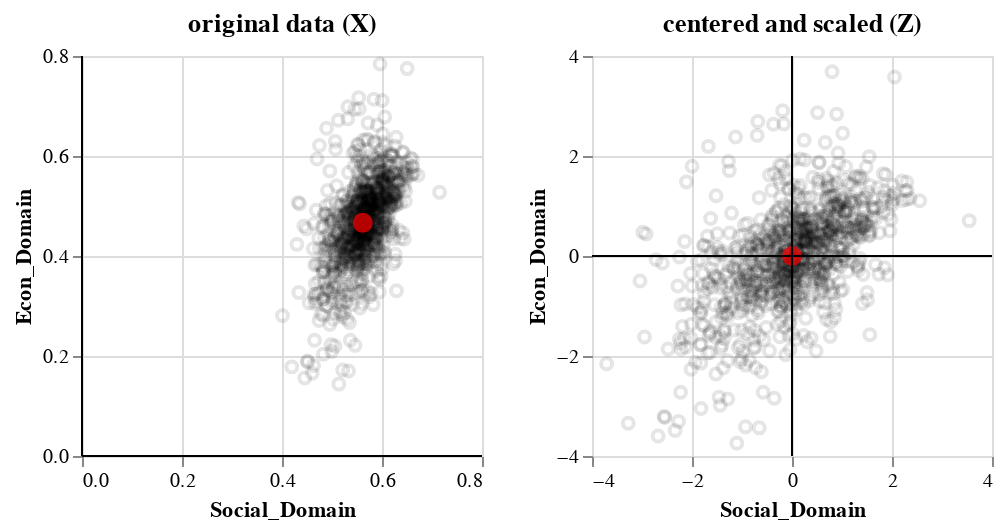

Source (notebook cell):
### Code cell
plot.configure_axis(domain = False)

### Figure 1 — Vega-Lite specification as saved in the notebook (floating-point values rounded to 4 significant figures; data arrays with more than 128 entries replaced by an {"elided": "..."} marker saying what was removed)
{"config": {"view": {"continuousWidth": 400, "continuousHeight": 300}, "axis": {"domain": false}}, "hconcat": [{"layer": [{"data": {"name": "data-3102ef63d396b5e0fe4d846c83881d02"}, "mark": {"type": "point", "color": "black", "opacity": 0.1}, "encoding": {"x": {"type": "quantitative", "field": "Social_Domain"}, "y": {"type": "quantitative", "field": "Econ_Domain"}}, "height": 200, "title": "original data (X)", "width": 200}, {"data": {"name": "data-c38b65ea5d6322c6bf61e61294ca8f9c"}, "mark": {"type": "circle", "color": "red", "size": 100}, "encoding": {"x": {"type": "quantitative", "field": "Social_Domain"}, "y": {"type": "quantitative", "field": "Econ_Domain"}}}, {"data": {"name": "data-79242b4cf879e6928e0d2b42d6bbb338"}, "mark": "rule", "encoding": {"x": {"type": "quantitative", "field": "Social_Domain"}}}, {"data": {"name": "data-79242b4cf879e6928e0d2b42d6bbb338"}, "mark": "rule", "encoding": {"y": {"type": "quantitative", "field": "Econ_Domain"}}}]}, {"layer": [{"data": {"name": "data-019d0e731afe1fcab8a6f77ffe883dd1"}, "mark": {"type": "point", "color": "black", "opacity": 0.1}, "encoding": {"x": {"type": "quantitative", "field": "Social_Domain"}, "y": {"type": "quantitative", "field": "Econ_Domain"}}, "height": 200, "title": "centered and scaled (Z)", "width": 200}, {"data": {"name": "data-b3f09b3294f6c0fcc58465b22f11fb88"}, "mark": {"type": "circle", "color": "red", "size": 100}, "encoding": {"x": {"type": "quantitative", "field": "Social_Domain"}, "y": {"type": "quantitative", "field": "Econ_Domain"}}}, {"data": {"name": "data-79242b4cf879e6928e0d2b42d6bbb338"}, "mark": "rule", "encoding": {"x": {"type": "quantitative", "field": "Social_Domain"}}}, {"data": {"name": "data-79242b4cf879e6928e0d2b42d6bbb338"}, "mark": "rule", "encoding": {"y": {"type": "quantitative", "field": "Econ_Domain"}}}]}], "$schema": "https://vega.github.io/schema/vega-lite/v4.8.1.json", "datasets": {"data-3102ef63d396b5e0fe4d846c83881d02": {"elided": "933 records"}, "data-c38b65ea5d6322c6bf61e61294ca8f9c": [{"Econ_Domain": 0.4664, "Social_Domain": 0.5616, "Env_Domain": 0.4238}], "data-79242b4cf879e6928e0d2b42d6bbb338": [{"Social_Domain": 0, "Econ_Domain": 0}], "data-019d0e731afe1fcab8a6f77ffe883dd1": {"elided": "933 records"}, "data-b3f09b3294f6c0fcc58465b22f11fb88": [{"Econ_Domain": 3.975e-15, "Social_Domain": -1.367e-14, "Env_Domain": 7.99e-15}]}}
